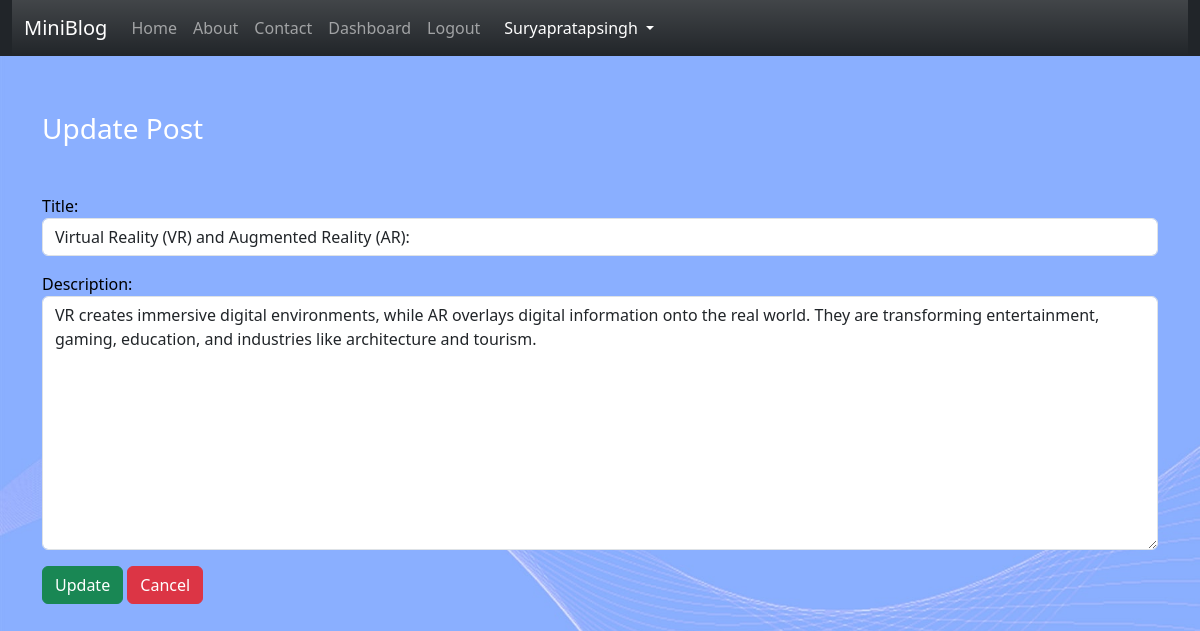
The page /updatepost/5 (signed in) on the database its author committed.
### blog/models.py (models this page shows)
class Post(models.Model):
    title=models.CharField(max_length=150)
    desc=models.TextField()

### blog/views.py (the view)
# urls.py: path('updatepost/<int:id>',views.update_post,name="updatepost"),
def update_post(request, id):
    if request.user.is_authenticated:
        if request.method == "POST":
            pi = Post.objects.get(pk=id)
            form = PostForm(request.POST, instance=pi)
            if form.is_valid():
                form.save()
                messages.success(request, 'Post Updated successfully.')  # Add success message
                return HttpResponseRedirect('/dashboard/')  # Replace '/success/' with the desired URL
        else:
            pi = Post.objects.get(pk=id)
            form = PostForm(instance=pi)
        return render(request, 'blog/updatepost.html', {'form': form})
    else:
        return HttpResponseRedirect('/login/')

### blog/forms.py
class PostForm(forms.ModelForm):
    class Meta:
        model=Post
        fields = ['title','desc']
        labels = {'title':'Title', 'desc':'Description'}
        widgets = {
            'title':forms.TextInput(attrs={'class':'form-control'}),
            'desc':forms.Textarea(attrs={'class':'form-control'})
            }

### blog/templates/blog/updatepost.html (shortened to what this page needs)
{% extends 'blog/base.html' %}
{% load static %}
{% block content %}
<div class="clo-sm-10">
    <h3 class="text-white my-5"> Update Post </h3>
    <form action="" method="post" novalidate>
        {{form.as_p}}
        <input type="submit" value="Update" class="btn btn-success">
        <a href="{% url 'dashboard' %}"  class="btn btn-danger">Cancel</a>
    </form>
</div>
{% endblock content %}

### blog/templates/blog/navbar.html (shortened to what this page needs)
<nav class="navbar navbar-expand-lg navbar-dark bg-gradient">
    <div class="container-fluid">
      <a class="navbar-brand" href="{% url 'miniblog1' %}">MiniBlog</a>
      <div class="collapse navbar-collapse" id="navbarNav">
        <ul class="navbar-nav">
          <li class="nav-item">
            <a class="nav-link" aria-current="page" href="{% url 'home' %}">Home</a>
          </li>
          <li class="nav-item">
            <a class="nav-link" href="{% url 'about' %}">About</a>
          </li>
          {% if request.user.is_authenticated %}
          <li class="nav-item">
            <a class="nav-link" href="{% url 'contact' %}">Contact</a>
          </li>
          <li class="nav-item">
            <a class="nav-link" href="{% url 'dashboard'%}">Dashboard</a>
          </li>
          <li class="nav-item">
            <a class="nav-link" href="{% url 'logout'%} ">Logout</a>
          </li>
          <li class="nav-item dropdown mx-2">
            <a class="nav-link dropdown-toggle text-white" href="#" id="profileDropdown" role="button"
              data-bs-toggle="dropdown" aria-expanded="false">
              <span class="text-capitalize">{{request.user.username|capfirst}}</span>
            </a>
          </li>
          {% endif %}
        </ul>
      </div>
    </div>
  </nav>

### rows shown on the page
Post: title "Virtual Reality (VR) and Augmented Reality (AR):", desc "VR creates immersive digital environments, while AR overlays digital information onto the real world. They are transforming entertainment, gaming, education, and industries like architecture and tourism."

### other values the page prints
{{ request.user.username|capfirst }} "Suryapratapsingh"
